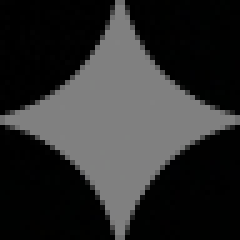
#> input picture v2-agent/backend/app/assets/gemini_bg_48.png, 48 x 48 px (shown 5 times larger)
$ python -i visible_watermark_detector.py   (imports and definitions only)   (older library calls are emulated)
#> lines starting #> are read from the running program, lines starting #| are printed output that depends on the picture
#> further down, picture is the input picture: shape (48, 48, 3); mean B, G, R 45.8, 45.9, 45.7
"""Visible AI watermark detector.

Detection-only module. It reuses the public Gemini/Nano Banana visible sparkle
localization idea from:
- Allen Kuo, GeminiWatermarkTool, MIT License
- wiltodelta/remove-ai-watermarks Python port, MIT License

Only the detector side is implemented here. No reverse alpha blending,
inpainting, or watermark-removal output is included.
"""
from __future__ import annotations

import io
import os
import tempfile
import time
from dataclasses import dataclass
from pathlib import Path
from typing import Any

import cv2
import numpy as np


ENABLED = os.getenv("VISIBLE_WATERMARK_ENABLED", "true").lower() not in {"0", "false", "no"}
ASSET_DIR = Path(__file__).parent / "assets"
GEMINI_CONFIDENCE_THRESHOLD = float(os.getenv("VISIBLE_WATERMARK_GEMINI_CONFIDENCE_THRESHOLD", "0.72"))
GEMINI_SPATIAL_THRESHOLD = float(os.getenv("VISIBLE_WATERMARK_GEMINI_SPATIAL_THRESHOLD", "0.62"))
GEMINI_GRADIENT_THRESHOLD = float(os.getenv("VISIBLE_WATERMARK_GEMINI_GRADIENT_THRESHOLD", "0.35"))
GENERIC_CORNER_THRESHOLD = float(os.getenv("VISIBLE_WATERMARK_GENERIC_CORNER_THRESHOLD", "0.84"))
GENERIC_IMAGE_ENABLED = os.getenv("VISIBLE_WATERMARK_GENERIC_IMAGE_ENABLED", "false").lower() not in {"0", "false", "no"}


@dataclass
class WatermarkHit:
    provider: str
    confidence: float
    bbox: tuple[float, float, float, float]
    method: str
    frame: int | None = None
    scores: dict[str, float] | None = None
    crop: str | None = None


# [14 lines left out: function status, not called in this run]


def _load_alpha(name: str, size: int) -> np.ndarray:
#> called with name = 'gemini_bg_96.png', size = 96
    asset_path = ASSET_DIR / name
    data = np.frombuffer(asset_path.read_bytes(), dtype=np.uint8)
    img = cv2.imdecode(data, cv2.IMREAD_COLOR)
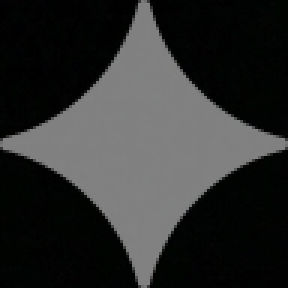
#> img: shape (96, 96, 3) (shown 3 times larger); mean B, G, R 46.3, 47, 46.1
    if img is None:
        raise RuntimeError(f"Failed to decode visible watermark asset: {asset_path}")
    if img.shape[:2] != (size, size):
        img = cv2.resize(img, (size, size), interpolation=cv2.INTER_AREA)
    return np.max(img[:, :, :3], axis=2).astype(np.float32) / 255.0


class GeminiVisibleDetector:
    def __init__(self) -> None:
        self.alpha_large = _load_alpha("gemini_bg_96.png", 96)

    def detect(self, image: np.ndarray) -> WatermarkHit | None:
        if image is None or image.size == 0:
            return None
        if len(image.shape) == 2:
            bgr = cv2.cvtColor(image, cv2.COLOR_GRAY2BGR)
        elif image.shape[2] == 4:
            bgr = cv2.cvtColor(image, cv2.COLOR_BGRA2BGR)
        else:
            bgr = image

        h, w = bgr.shape[:2]
#> h = 48; w = 48
        search_size = int(min(min(w, h), 256))
#> search_size = 48
        if search_size < 24:
            return None

        sx1 = max(0, w - search_size)
#> sx1 = 0
        sy1 = max(0, h - search_size)
#> sy1 = 0
        search = bgr[sy1:h, sx1:w]
        gray = cv2.cvtColor(search, cv2.COLOR_BGR2GRAY).astype(np.float32) / 255.0

        best_scale = 0
        best_score = -1.0
        best_raw = -1.0
        best_loc = (0, 0)
        for scale in range(16, 120, 2):
            if scale > gray.shape[0] or scale > gray.shape[1]:
                continue
            tmpl = cv2.resize(self.alpha_large, (scale, scale), interpolation=cv2.INTER_AREA)
            match = cv2.matchTemplate(gray, tmpl, cv2.TM_CCOEFF_NORMED)
            _, max_val, _, max_loc = cv2.minMaxLoc(match)
            adjusted = float(max_val) * min(1.0, (scale / 96.0) ** 0.5)
            if adjusted > best_score:
                best_scale = scale
                best_score = adjusted
                best_raw = float(max_val)
                best_loc = max_loc
#> this loop made 52 passes
#> (match, max_val, adjusted, best_score, best_raw, best_loc) on pass 17: ([1], 1, 0.707, 0.707, 1, (0, 0))
#> (max_val, adjusted, best_score, best_raw, best_loc) on passes 1 to 6: (0.425, 0.173, 0.173, 0.425, (3, 16)), (0.43, 0.186, 0.186, 0.43, (4, 15)), (0.433, 0.198, 0.198, 0.433, (4, 14)), (0.436, 0.209, 0.209, 0.436, (4, 13)), (0.442, 0.221, 0.221, 0.442, (4, 12)), (0.452, 0.235, 0.235, 0.452, (4, 11))
#> pass 1, in detect, `match = cv2.matchTemplate(gray, tmpl, cv2.TM_CCOEFF_NORMED)`:
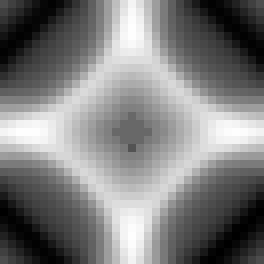
#> match: shape (33, 33) float32 (shown 8 times larger); min -0.301, max 0.425, mean 0.0574; drawn with min black and max white
#> pass 2, in detect, `match = cv2.matchTemplate(gray, tmpl, cv2.TM_CCOEFF_NORMED)`:
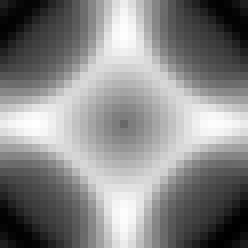
#> match: shape (31, 31) float32 (shown 8 times larger); min -0.297, max 0.43, mean 0.0872; drawn with min black and max white
#> pass 3, in detect, `match = cv2.matchTemplate(gray, tmpl, cv2.TM_CCOEFF_NORMED)`:
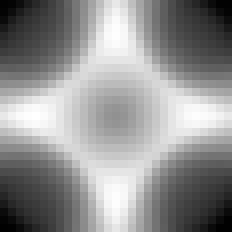
#> match: shape (29, 29) float32 (shown 8 times larger); min -0.291, max 0.433, mean 0.121; drawn with min black and max white
#> after the loop, best_raw = 1; best_scale = 48; best_score = 0.707

        if best_scale < 16:
            return None

        x = sx1 + best_loc[0]
#> x = 0
        y = sy1 + best_loc[1]
#> y = 0
        x2 = min(w, x + best_scale)
#> x2 = 48
        y2 = min(h, y + best_scale)
#> y2 = 48
        region = bgr[y:y2, x:x2]
        if region.size == 0:
            return None

        gray_region = cv2.cvtColor(region, cv2.COLOR_BGR2GRAY).astype(np.float32) / 255.0
        alpha = cv2.resize(self.alpha_large, (best_scale, best_scale), interpolation=cv2.INTER_AREA)
        alpha = alpha[: gray_region.shape[0], : gray_region.shape[1]]

        if best_raw < 0.25:
            confidence = max(0.0, best_raw * 0.5)
            detected = False
            grad_score = 0.0
            var_score = 0.0
        else:
            img_gx = cv2.Sobel(gray_region, cv2.CV_32F, 1, 0, ksize=3)
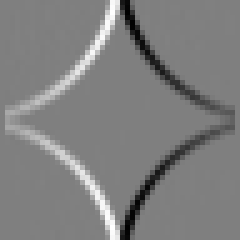
#> img_gx: shape (48, 48) float32 (shown 5 times larger); min -2.01, max 1.99, mean 0.0001; drawn with min black and max white
            img_gy = cv2.Sobel(gray_region, cv2.CV_32F, 0, 1, ksize=3)
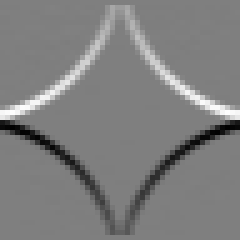
#> img_gy: shape (48, 48) float32 (shown 5 times larger); min -1.99, max 2, mean 0.000111; drawn with min black and max white
            img_gmag = cv2.magnitude(img_gx, img_gy)
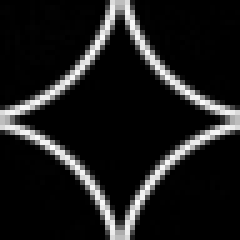
#> img_gmag: shape (48, 48) float32 (shown 5 times larger); min 0, max 2.18, mean 0.242; drawn with min black and max white

            alpha_gx = cv2.Sobel(alpha, cv2.CV_32F, 1, 0, ksize=3)
            alpha_gy = cv2.Sobel(alpha, cv2.CV_32F, 0, 1, ksize=3)
            alpha_gmag = cv2.magnitude(alpha_gx, alpha_gy)
            grad_match = cv2.matchTemplate(img_gmag, alpha_gmag, cv2.TM_CCOEFF_NORMED)
#> grad_match = [0.999]
            _, grad_score, _, _ = cv2.minMaxLoc(grad_match)
#> grad_score = 0.999
            grad_score = float(grad_score)

            var_score = 0.0
            ref_h = min(y, best_scale)
#> ref_h = 0
            if ref_h > 8:
                ref_region = bgr[y - ref_h : y, x:x2]
                gray_ref = cv2.cvtColor(ref_region, cv2.COLOR_BGR2GRAY)
                _, s_wm = cv2.meanStdDev(gray_region)
                _, s_ref = cv2.meanStdDev(gray_ref)
                if s_ref[0][0] > 5.0:
                    var_score = max(0.0, min(1.0, 1.0 - (s_wm[0][0] / s_ref[0][0])))

            confidence = max(0.0, min(1.0, best_raw * 0.50 + grad_score * 0.30 + var_score * 0.20))
#> confidence = 0.8
            # For forensic evidence, false positives are worse than skips.
            # Require both template shape and gradient structure, so bright
            # corner objects cannot pass just because their variance is low.
            detected = (
                confidence >= GEMINI_CONFIDENCE_THRESHOLD
                and best_raw >= GEMINI_SPATIAL_THRESHOLD
                and grad_score >= GEMINI_GRADIENT_THRESHOLD
            )
#> detected = True

        if not detected:
            return None

        return WatermarkHit(
            provider="gemini",
            confidence=round(float(confidence), 3),
            bbox=(x / w, y / h, (x2 - x) / w, (y2 - y) / h),
            method="gemini_sparkle_ncc",
            scores={
                "spatial": round(float(best_raw), 3),
                "gradient": round(float(grad_score), 3),
                "variance": round(float(var_score), 3),
            },
        )


_GEMINI_DETECTOR: GeminiVisibleDetector | None = None


# [262 lines left out: functions _gemini_detector, _generic_corner_overlay, _hit_to_dict, _detect_frame, _attach_crop, detect_image and 4 more, not called in this run]

>>> import cv2
>>> picture = cv2.imread('assets/gemini_bg_48.png')
>>> result = GeminiVisibleDetector().detect(picture)
